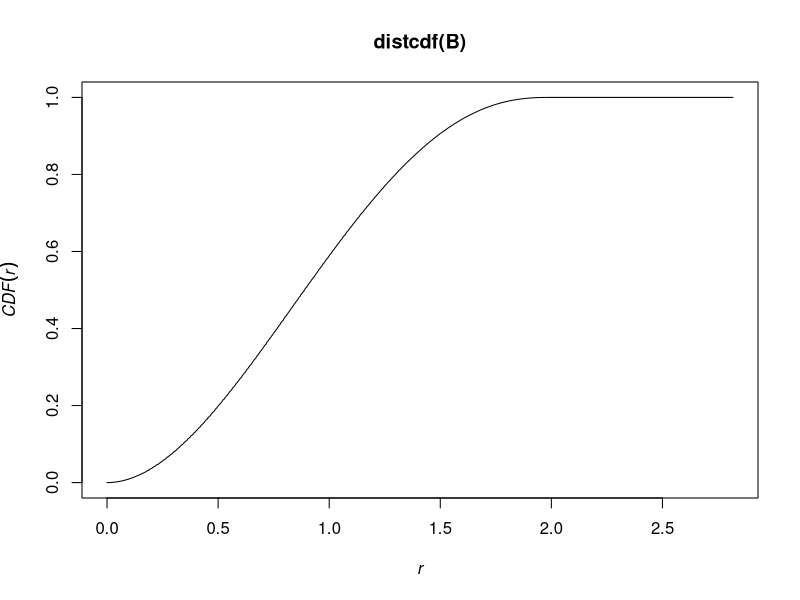

Reproduce this figure in R.
library(spatstat)


### Name: distcdf
### Title: Distribution Function of Interpoint Distance
### Aliases: distcdf
### Keywords: spatial math

### ** Examples

 # The unit disc
 B <- disc()
 plot(distcdf(B))
